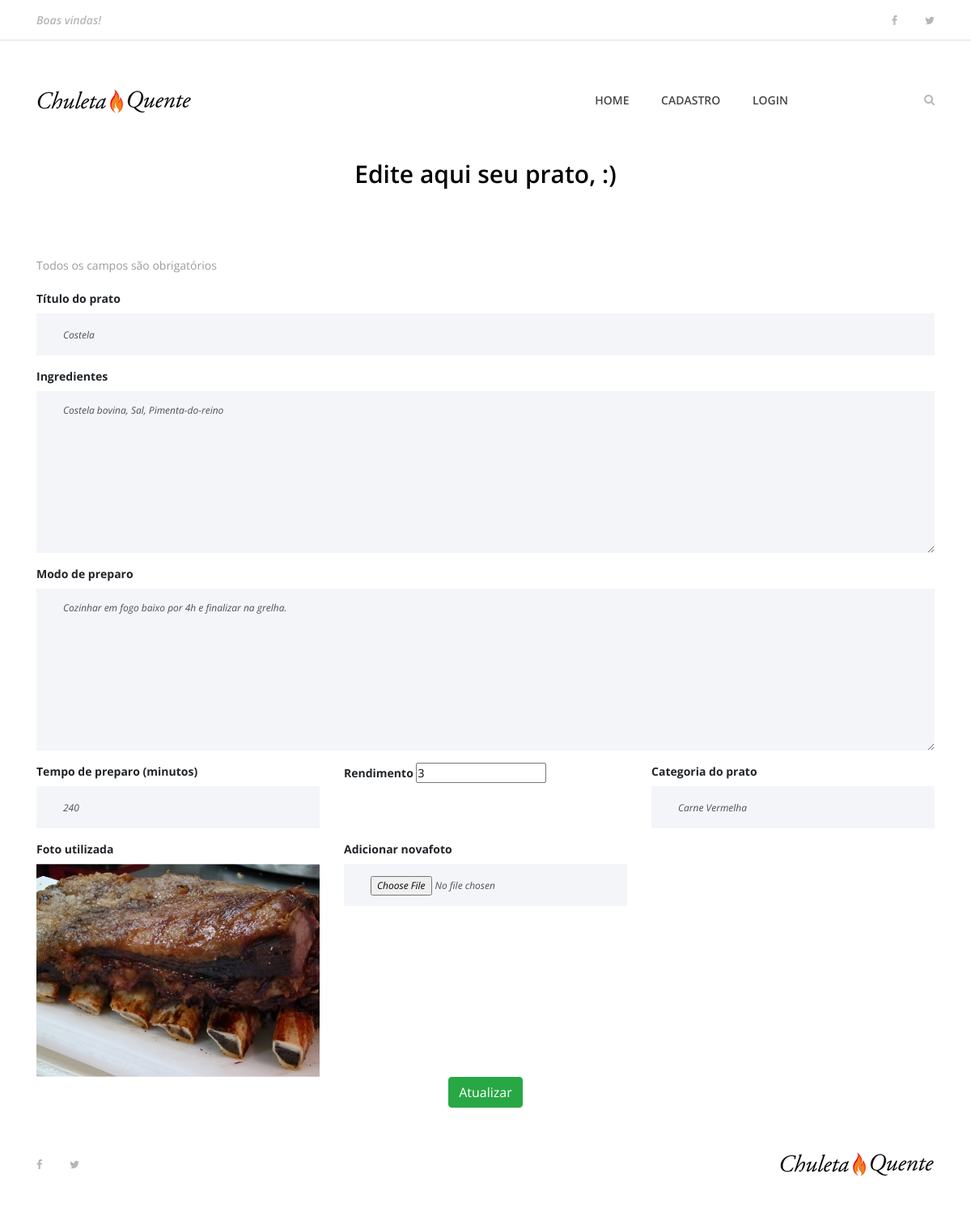
The page /edita/9 on the database its author committed.
### churras/models.py (models this page shows, shortened)
class Prato(models.Model):
    nome_prato = models.CharField(max_length=100)
    ingredientes = models.TextField()
    modo_preparo = models.CharField()
    tempo_preparo = models.IntegerField()
    rendimento = models.CharField(max_length=10)
    categoria = models.CharField(max_length=100)
    date_prato = models.DateTimeField(default=datetime.now, blank=True)
    funcionario = models.ForeignKey(User, on_delete=models.CASCADE)
    publicado = models.BooleanField(default=False)
    foto_prato = models.ImageField(upload_to=get_file_path, blank=True)

### usuarios/views.py (the view)
# urls.py: path('edita/<int:prato_id>', edita_prato, name='edita_prato'),
def edita_prato(request, prato_id):
    prato = get_object_or_404(Prato, pk=prato_id)
    prato_a_editar = {'prato':prato}
    return render(request,'edita_prato.html', prato_a_editar)

### templates/edita_prato.html (shortened to what this page needs)
{% extends 'base.html' %}
{% load static %}
{% block content %}
{% include 'partials/menu.html' %}
<div class="contact-area section-padding">
    <div class="container">
        <div class="row">
            <div class="col-12">
                <div class="section-heading">
                    <h3>Edite aqui seu prato, {{ user.username }} :)</h3>
                </div>
            </div>
        </div>
        <div class="row">
            <div class="col-12">
                <p>Todos os campos são obrigatórios</p>
                <div class="contact-form-area">
                    <form action="{% url 'atualiza_prato'%}" method="post" enctype="multipart/form-data">
                        <div class="row">
                            <div class="col-12 col-lg-12">
                                <label for="nome_prato"><b>Título do prato</b></label>
                                <input type="text" id="nome_prato" class="form-control" name="nome_prato"
                                    placeholder="Ex. Maminha no limão" value="{{prato.nome_prato}}" required>
                            </div>
                            <div class="col-12">
                                <label for="file"><b>Ingredientes</b></label>
                                <textarea class="form-control" name="ingredientes" cols="30" rows="10" placeholder="Ex. Maminha, &#10; 3 Limões, &#10;Sal e temperos" required>{{prato.ingredientes}}</textarea>
                            </div>
                            <div class="col-12">
                                <label for="file"><b>Modo de preparo</b></label>
                                <textarea class="form-control" name="modo_preparo" cols="30" rows="10" placeholder="Ex. Ex. Corte saboroso, temperado com limão, sal e diversos temperos, marinando para obter o máximo de suculência." required>{{prato.modo_preparo}}</textarea>
                            </div>
                            <div class="col-12 col-lg-4">
                                <label for="file"><b>Tempo de preparo (minutos)</b></label>
                                <input type="number" class="form-control" name="tempo_preparo" placeholder="Ex. 2"
                                    value="{{prato.tempo_preparo}}" required>
                            </div>
                            <div class="col-12 col-lg-4">
                                <label for="file"><b>Rendimento</b></label>
                                <input type="text" class="form- control" name="rendimento"
                                    placeholder="Ex. serve 1 pessoa" value="{{prato.rendimento}}" required>
                            </div>
                            <div class="col-12 col-lg-4">
                                <label for="file"><b>Categoria do prato</b></label>
                                <input type="text" class="form-control" name="categoria" placeholder="Ex. Churrasco"
                                    value="{{prato.categoria}}" required>
                            </div>
                            <div class="col-12 col-lg-4">
                                <label for="file"><b>Foto utilizada</b></label>
                                <img src="{{ prato.foto_prato }}" alt="">
                            </div>
                            <div class="col-12 col-lg-4">
                                <label for="file"><b>Adicionar novafoto</b></label>
                                <input type="file" class="form-control" name="foto_prato">
                            </div>
                            <div class="col-12 text-center">
                                <button class="btn btn-success" type="submit">Atualizar</button>
                            </div>
                        </div>
                    </form>
                </div>
            </div>
        </div>
    </div>
</div>
{% include 'partials/footer.html' %}
{% endblock %}

### static/site.css (style rules this page uses)
* { margin: 0; padding: 0; }
h1, h2, h3, h4, h5, h6 { color: #000000; line-height: 1.3; font-weight: 600; }
p { color: #9b9b9b; font-size: 14px; line-height: 2; font-weight: 400; }
img { height: auto; max-width: 100%; }
.section-heading { position: relative; z-index: 1; margin-bottom: 80px; text-align: center; }
.section-heading h3 { font-size: 30px; margin-bottom: 0; }
.contact-form-area .form-control { height: 52px; width: 100%; background-color: #f3f5f8; font-size: 12px; font-style: italic; margin-bottom: 15px; border: none; border-left: 3px solid #f3f5f8; border-radius: 0; padding: 15px 30px; -webkit-transition-duration: 500ms; transition-duration: 500ms; }
.contact-form-area textarea.form-control { height: 200px; -webkit-transition-duration: 500ms; transition-duration: 500ms; }

### rows shown on the page
Prato: nome_prato "Costela", ingredientes "Costela bovina, Sal, Pimenta-do-reino", modo_preparo "Cozinhar em fogo baixo por 4h e finalizar na grelha.", tempo_preparo "240", rendimento "3", categoria "Carne Vermelha", foto_prato (picture)
